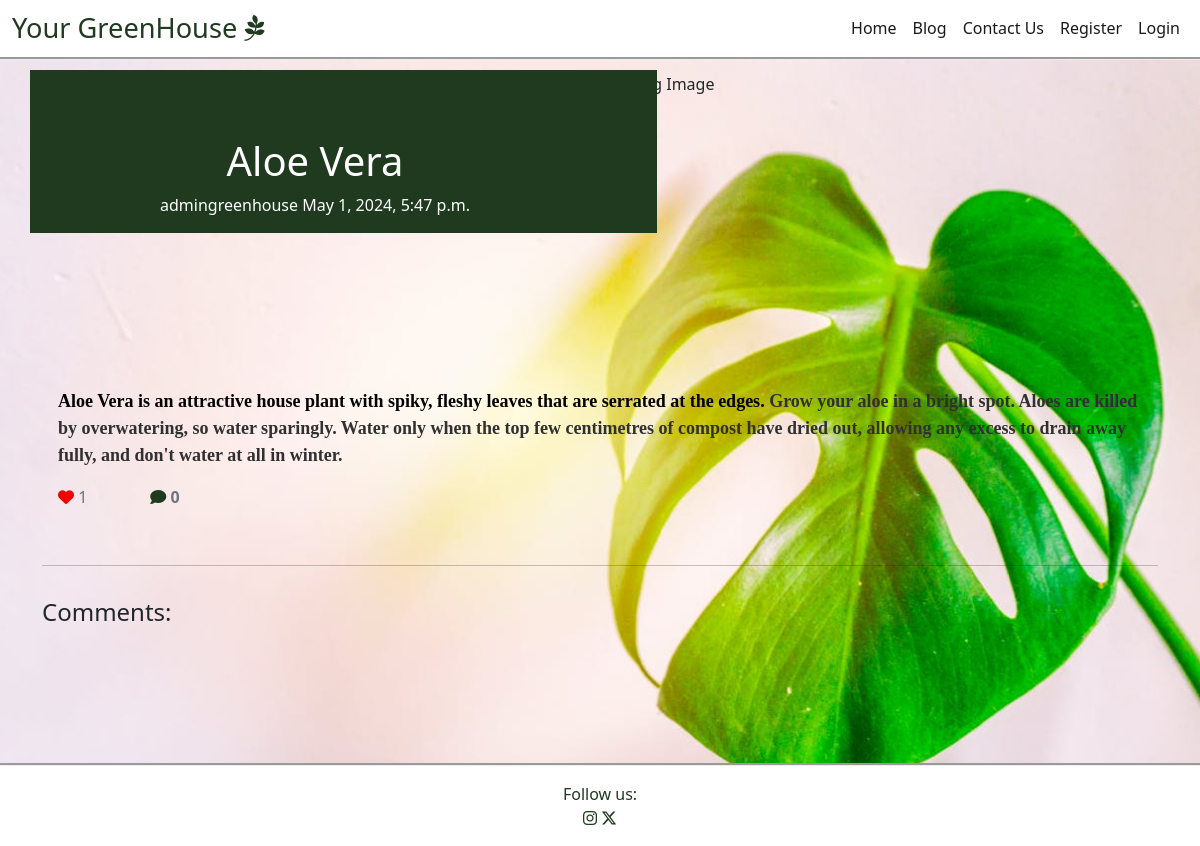
Page /details/aloe-vera/ on the committed database.
### blogsite/models.py (models this page shows, shortened)
class Post(models.Model):
    title = models.CharField(max_length=200, unique=True)
    slug = models.SlugField(max_length=200, unique=True)
    writer = models.ForeignKey(User, on_delete=models.CASCADE,
                               related_name="posts")
    updated = models.DateTimeField(auto_now=True)
    chosen_image = CloudinaryField('image', default='placeholder')
    content = models.TextField()
    excerpt = models.TextField(blank=True)
    created = models.DateTimeField(auto_now_add=True)
    status = models.IntegerField(choices=STATUS, default=0)
    likes = models.ManyToManyField(User, blank=True, related_name="user_likes")
    class Meta:
        ordering = ["-created"]
    def likes_number(self):
        return self.likes.count()

### blogsite/views.py (the view, shortened to what this page needs)
# urls.py: path('details/<slug:slug>/', Details.as_view(), name='details.html'),
class Details(View):
    def get(self, request, slug, *args, **kwargs):
        queryset = Post.objects.filter(status=1)
        post = get_object_or_404(queryset, slug=slug)
        comment = post.comment.filter(approved=True).order_by("-created")
        liked = False
        if post.likes.filter(id=self.request.user.id).exists():
            liked = True
        return render(
            request,
            "details.html",
            {
                "post": post,
                "comment": comment,
                "commented": False,
                "liked": liked,
                "comment_on_form": CommentOnForm()
            },
        )

### templates/details.html (shortened to what this page needs)
{% extends 'base.html' %}
{% block content %}
{% load crispy_forms_tags %}
<div class="post-content">
    <div class="container">
        <div class="row">
            <div class="col-md-6 post-content-text">
                <h1 class="post-content-title">{{ post.title }}</h1>
                <p class="post-content-subtitle">{{ post.writer }} {{ post.created }}</p>
            </div>
            <div class="d-none d-md-block col-md-6 post-content-image">
                {% if "placeholder" in post.chosen_image.url %}
                <img src="/static/blog.jpg" alt="Blog Image" class="blog-image">
                {% else %}
                <img src="{{ post.chosen_image.url }}" alt="Blog Image" class="blog-image">
                {% endif %}
            </div>
        </div>
    </div>
</div>
<div class="container">
    <div class="row">
        <div class="col card mb-4  mt-3 left  top">
            <div class="card-body">
                <p class="card-text ">{{ post.content | safe }}</p>
                <div class="row">
                    <div class="col-1">
                        {% if user.is_authenticated %}
                        <form action="{% url 'like' post.slug %}" class="d-inline" method="POST">
                            {% csrf_token %}
                            {% if liked %}
                            <button class="like-button" aria-label="Like Button" value="{{ post.slug }}" name="post-id" type="submit">
                                <i class="fa-solid fa-heart"></i>
                            </button>
                            {% else %}
                            <button class="like-button" aria-label="Like Button" value="{{ post.slug }}" name="post-id" type="submit">
                                <i class="far fa-heart"></i>
                            </button>
                            {% endif %}
                        </form>
                        {% else %}
                        <span class="text-secondary"><i class="fa-solid fa-heart" style="color: #f50000;"></i></span>
                        {% endif %}
                        <span class="text-secondary">{{ post.likes_number }}</span>
                    </div>
                    <div class="col-1">
                        {% with comment.count as total_comments %}
                        <strong class="text-secondary"><i class="fa-solid fa-comment" style="color: #1f3a1e;"></i>
                            {{ total_comments }}
                        </strong>
                        {% endwith %}
                    </div>
                </div>
            </div>
        </div>
    </div>
    <div class="row">
        <div class="col">
            <hr>
        </div>
    </div>
    <div class="row">
        <div class="col-md-8 card mb-4  mt-3 ">
            <h4>Comments:</h4>
            <div class="card-body">
            </div>
        </div>
        <div class="col-md-8 card mb-4  mt-3 ">
            <div class="card-body">
            </div>
        </div>
    </div>
</div>
{% endblock content %}

### static/css/base.css (style rules this page uses)
html { height: 100%; }
.main-bg { background: url('/static/background.jpg') no-repeat center center fixed; background-size: cover; }
.card { border: #1f3a1e ; background-color: transparent; }
.post-content { margin-top: 10px; overflow: hidden; position: relative; display: inline-block; height: 33vh; width: 100%; }
.post-content-text { background-color: #1f3a1e;; color: white; position: relative; text-align: center; padding-top: 67px; }
.post-content-image { position: relative; overflow: hidden; }
.post-content-image:after { content: ""; position: absolute; top: 0; right: 90%; height: 100%; width: 150%; background: #1f3a1e; z-index: 100; }
.blog-image { width: 100%; }

### rows in the picture
Post: title "Aloe Vera", writer "admingreenhouse", created "May 1, 2024, 5:47 p.m.", content "Aloe Vera is an attractive house plant with spiky, fleshy leaves that are serrated at the edges. Grow your aloe in a bright spot. Aloes are killed by overwatering, so water sparingly. Water only when the top few centimetres of compost have dried out, allowing any excess to drain away fully, and don't water at all in winter.", likes_number "1"

### other values in the picture
{{ total_comments }} "0"
